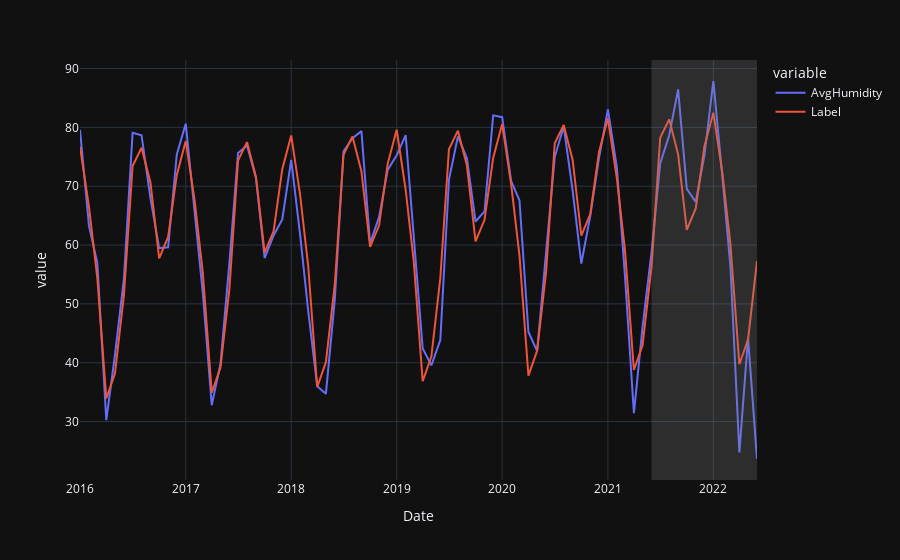

Notebook code for this chart:
### Code cell
# generate predictions on the original dataset
predictions = predict_model(best, data=HumidityData)
# add a date column in the dataset
predictions['Date'] = pd.date_range(start='2016-01-01', end = '2022-06-01', freq = 'MS')
# line plot
fig = px.line(predictions, x='Date', y=["AvgHumidity", "Label"], template = 'plotly_dark')
# add a vertical rectange for test-set separation
fig.add_vrect(x0="2021-06-01", x1="2022-06-01", fillcolor="grey", opacity=0.25, line_width=0)
fig.show()
